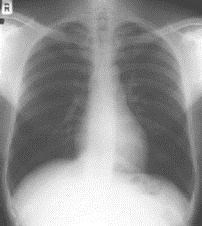
#> input picture imageQ1.jpg, 202 x 226 px
$ python Assignment1.py --min_area 100 --input_filename imageQ1.jpg
#> lines starting #> are read from the running program, lines starting #| are printed output that depends on the picture; after the words box and inside, x2 and y2 are one past the last pixel; in counts of white or black regions, pixels touching at a corner belong together
# -*- coding: utf-8 -*-
"""
Created on Tue Sep 15 23:05:46 2020

@author:
"""

#......IMPORT .........
import argparse
from cv2 import cv2 as cv
import numpy as np
import os
import matplotlib.pyplot as plt

# find mean value
def find_value(image,threshold):
    biggersum = 0
    smallersum = 0
    biggersum = np.mean(np.ma.masked_greater_equal(image,threshold))
    smallersum = np.mean(np.ma.masked_less(image,threshold))
    value = (biggersum+smallersum)/2
    return value

# change image into binary image
def image_change(image,value):
    a,b = image.shape
    for i in range(0,a):
        for j in range(0,b):
            if image[i,j] >= value:
                image[i,j] = 0
            else:
                image[i,j] = 255
    return image

def find_threshold(image, threshold):
    thrlist = []
    while(1):
        thrlist.append(threshold)
        value = find_value(image,threshold)
        value = round(value)
        if (abs(threshold - value) >=1):
            threshold = value
        else:
            break
    return thrlist

# median filter, filter size can be changed by size
def median(image,size):
    a,b = image.shape
    f_size = (size-1)/2
    f_size = int(f_size)
    new_image = np.array(image,copy = True)
    for i in range(0,a-size):
        for j in range(0,b-size):
            value = []
            for m in range(i,i+size):
                for n in range(j,j+size):
                    value.append(image[m,n])
            value = sorted(value)
            index = (size*size + 1)/2
            index = int(index)
            new_image[i+f_size,j+f_size] = value[index]
    n = f_size
    for i in range(0,n):
        for j in range(0,b):
            new_image[i,j] = 255
    for i in range(a-n,a):
        for j in range(0,b):
            new_image[i,j] = 255
    for j in range(0,n):
        for i in range(0,a):
            new_image[i,j] = 255
    for j in range(b-n,b):
        for i in range(0,a):
            new_image[i,j] = 255
    # change the pixels on the edges to white
    # because the median filter doesn't work on these pixels
    return new_image

def check_neighbor(image,m,n):
    neighbor_pixels = []
    for i in range(n-1,n+2): #check the three pixels above image[m,n]
        if image[m - 1,i] > 1:
            neighbor_pixels.append(int(image[m - 1,i]))
    if image[m,n-1] > 1:
        neighbor_pixels.append(int(image[m,n - 1]))# check the two pixels beside image[m,n]
    if image[m,n+1] > 1:
        neighbor_pixels.append(int(image[m,n + 1]))
    if len(neighbor_pixels) >= 1:
        neighbor_pixels = sorted(neighbor_pixels)
        return neighbor_pixels[0],neighbor_pixels # find the minimum lable except 0
    return 0,neighbor_pixels

def neighbors(nlist,tmp):
    if len(tmp) > 1:
        tmp = list(set(tmp))
    if tmp not in nlist:
        nlist.append(tmp)
    return nlist


# step1 for two-pass
def two_pass(image,n):
    lable = 1
    n = int((n + 1)/2)
    #lable = int(lable)
    neighbor_list = []
    a,b = image.shape
    lable_image = np.zeros((a,b))
    for i in range(n,a-n):
        for j in range(n,b-n):
            if image[i,j] == 0:
                flag,neighbor_pixels = check_neighbor(lable_image,i,j)
                if flag == 0:
                    lable = lable + 1
                    lable_image[i,j] = lable
                    neighbor_pixels.append(lable)
                    neighbor_list = neighbors(neighbor_list,neighbor_pixels)
                else:
                    lable_image[i,j] = flag
                    neighbor_list = neighbors(neighbor_list,neighbor_pixels)

    return lable_image,neighbor_list

# turn list[[2],[2,3],[3,4]] into list[[2,3,4]]
def combine(a):
    for i in range(0,len(a)):
        for j in range(0,len(a)):
            if i != j:
                for k in a[i]:
                    if k in a[j]:
                        a[i] = list(set(a[i]).union(set(a[j])))
                        del a[j]
                        return 1,a
    return 0,a

def twopass_steptwo(image,lista,n): # change all the connected lables into the same value
    a,b = image.shape
    for i in range(n,a-n):
        for j in range(n,b-n):
            if image[i,j] > 1:
                for k in lista:
                    if image[i,j] in k:
                        image[i,j] = k[0]
                        break
    return image


def lable_list(list):
    tmp = []
    for i in list:
        tmp.append(i[0])
    return tmp

def full_rice(lable_image,lables,average_size):
    lable_num = []
    damaged_rice = []
    #x_value,y_value = np.where(lable_image > 1)
    #average_size = int(1/2 * len(x_value)/rice_num)
    for i in lables:
        x_value,y_value = np.where(lable_image == i)
        lable_num.append(len(x_value))
    for i in range(0,len(lable_num)):
        if lable_num[i] < average_size:
            damaged_rice.append(lables[i])
    for i in damaged_rice:
        lables.remove(i)
    return lables

def full_rice_im(lables,image):
    a,b = image.shape
    new_image = np.zeros((a,b))
    for i in range(0,a):
        for j in range(0,b):
            new_image[i][j] = 255

    for i in lables:
        x_value,y_value = np.where(image == i)
        for j in range(0,len(x_value)):
            new_image[x_value[j],y_value[j]] = 0
    return new_image


def task1(image_a,name):
    threshold = 100
    thrlist = find_threshold(image_a,threshold)
    #print(thrlist)
    value = thrlist[-1]
    image = image_change(image_a,value) # change the image into binary image
    x = range(len(thrlist))
    plt.bar(x,thrlist)
    for j in range(len(thrlist)):
        plt.text(x[j] - 0.5,thrlist[j] + 5,thrlist[j])
    plt.xlabel('iterating time')
    plt.ylabel('threshold value')
    plt.title('threshold value')
    plt.savefig(args.OP_folder + '/' + name + '_threshold value.png')
    # plt.show()
    threshold_img = cv.imread(args.OP_folder+ '/' + name + '_threshold value.png')

    return image,value,threshold_img


def task2(image,n):
    image = median(image,n)
    #cv.imshow('happy',image)
    lable_image ,neighbor_list = two_pass(image,n) # step1 for two-pass
    flag = 1
    while(flag):
        flag,neighbor_list = combine(neighbor_list)
    rice_num = len(neighbor_list)
    # neighbor_list contains all the labels, and put them together
    # if they are connected,such as:
    # neighbor_list[[2,3],[4,5],[6],[7,8,9]]

    # change all the lables which are connected to the same value
    lable_image = twopass_steptwo(lable_image,neighbor_list,n)

    # lables contains the lables' value left in the image
    # lables = lable_list(lable_image)
    lables = lable_list(neighbor_list)
    return image,lable_image,rice_num,lables


def task3(lable_image,lables):
    full_rice_lables = full_rice(lable_image,lables,args.min_area)
    full_rice_image = full_rice_im(full_rice_lables,lable_image)

    return full_rice_image,len(full_rice_lables)


my_parser = argparse.ArgumentParser()
my_parser.add_argument('-o','--OP_folder', type=str,help='Output folder name', default = 'OUTPUT')
my_parser.add_argument('-m','--min_area', type=int,action='store', required = True, help='Minimum pixel area to be occupied, to be considered a whole rice kernel')
my_parser.add_argument('-f','--input_filename', type=str,action='store', required = True, help='Filename of image ')
# Execute parse_args()
args = my_parser.parse_args()

# -------------------my code below--------------------#

# find the image name
tmp = args.input_filename.split('/')
tmp = tmp[0]
tmp = tmp.split('.')
file_name = tmp[0]


# n is the filter's size, I choose 5 because it seems better than 3 or 7
n = 5
image_a = cv.imread(args.input_filename,0)
#> image_a is the input picture: shape (226, 202); min 61, max 255, mean 148.3

image,threshold,threshold_img = task1(image_a,file_name)
#> the loop in find_threshold, `while(1):` made 7 passes
#> (biggersum in find_value, smallersum in find_value, value, threshold) on passes 1 to 6: (83.77, 168.7, 126, 126), (96.02, 194, 145, 145), (101.4, 203.2, 152, 152), (102.7, 205, 154, 154), (105.1, 208.5, 157, 157), (107.2, 212.1, 160, 160)
#> (biggersum in find_value, smallersum in find_value, value) on pass 7: (107.4, 212.4, 160)
#> after the loop in find_threshold, `while(1):`: threshold = 160; thrlist = [100, 126, 145, 152, 154, 157, 160]
#> in task1, `value = thrlist[-1]`: value = 160
#> after the loop in image_change, `for i in range(0,a):`:
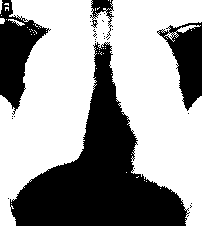
#> image: shape (226, 202); 61% white; 27 black regions (23 under 20 px), largest, box (x1, y1, x2, y2) and area: (10, 42, 190, 226) 12775, (0, 0, 51, 115) 2624, (157, 22, 202, 111) 2020, (90, 0, 114, 38) 327
#> the loop in task1, `for j in range(len(thrlist)):` made 7 passes
#> in task1, `plt.savefig(args.OP_folder + '/' + name + '_threshold value.png')`:
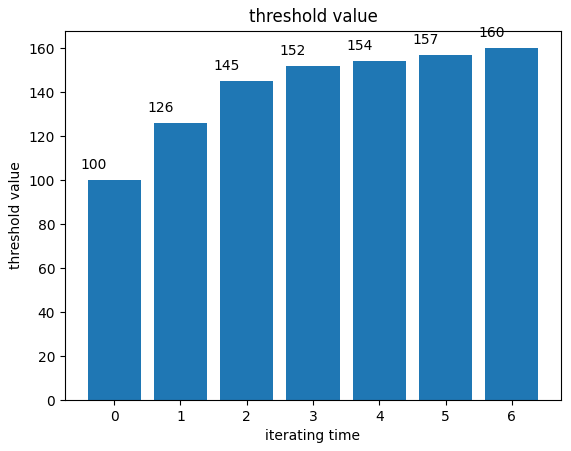
#> figure drawn by matplotlib, 1 panel; tallest bar 160 high, from x = 5.6 to 6.4
#> in task1, `threshold_img = cv.imread(args.OP_folder+ '/' + name + '_threshold val..`:
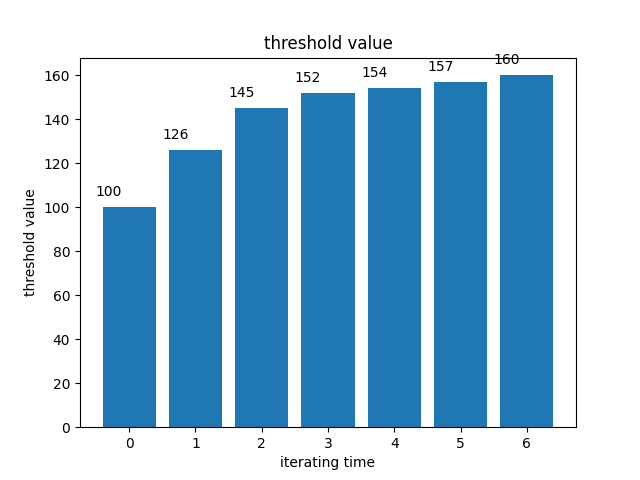
#> threshold_img: shape (480, 640, 3); mean B, G, R 223, 199.9, 166.7
#> threshold = 160
t_image = np.tile(image,(1,1)) # copy image

bin_image,lable_image,num,lables = task2(image,n) # num is the number of rice
#> after the loop in median, `for i in range(0,a-size):`: new_image: shape (226, 202); 61.6% white; 5 black regions (1 under 20 px), largest, box (x1, y1, x2, y2) and area: (11, 44, 187, 226) 12686, (0, 0, 48, 109) 2616, (159, 22, 202, 109) 1962, (91, 0, 113, 17) 259
#> after the loop in median, `for i in range(0,n):`: new_image: shape (226, 202); 61.7% white; 5 black regions (1 under 20 px), largest, box (x1, y1, x2, y2) and area: (11, 44, 187, 226) 12686, (0, 2, 48, 109) 2598, (159, 22, 202, 109) 1962, (92, 2, 112, 17) 221
#> after the loop in median, `for j in range(0,n):`: new_image: shape (226, 202); 62.8% white; 5 black regions (1 under 20 px), largest, box (x1, y1, x2, y2) and area: (11, 44, 187, 224) 12346, (2, 2, 48, 109) 2445, (159, 22, 202, 109) 1962, (92, 2, 112, 17) 221
#> after the loop in median, `for j in range(b-n,b):`:
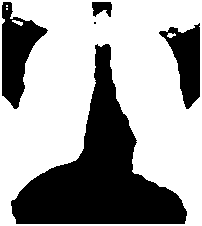
#> new_image: shape (226, 202); 63.1% white; 5 black regions (1 under 20 px), largest, box (x1, y1, x2, y2) and area: (11, 44, 187, 224) 12346, (2, 2, 48, 109) 2445, (159, 23, 200, 109) 1816, (92, 2, 112, 17) 221
#> after the loop in two_pass, `for i in range(n,a-n):`:
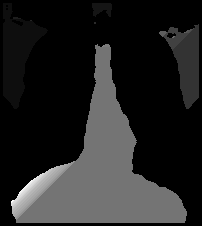
#> lable_image: shape (226, 202) float64; min 0, max 35, mean 4.9; drawn with min black and max white
#> after the loop in twopass_steptwo, `for i in range(n,a-n):`:
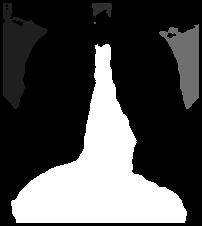
#> image: shape (226, 202) float64; min 0, max 16, mean 4.65; drawn with min black and max white
#> the loop in lable_list, `for i in list:` made 5 passes
#> i on passes 1 to 4: [2, 4, 5], [3], [6], [7, 8, 9, 10, 11, 12, 13, 14, 15]

full_rice_image,full_rice_num = task3(lable_image,lables)
#> the loop in full_rice, `for i in lables:` made 5 passes
#> i on passes 1 to 5: 2, 3, 6, 7, 16
#> the loop in full_rice, `for i in range(0,len(lable_num)):` made 5 passes
#> the loop in full_rice, `for i in damaged_rice:` made 1 pass
#> after the loop in full_rice_im, `for i in range(0,a):`: new_image: shape (226, 202) float64; every value is 255
#> the loop in full_rice_im, `for i in lables:` made 4 passes
#> after the loop in full_rice_im, `for i in lables:`:
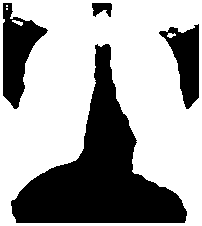
#> new_image: shape (226, 202) float64; 63.9% white; 4 black regions, box (x1, y1, x2, y2) and area: (11, 44, 187, 223) 12177, (3, 3, 48, 109) 2352, (159, 24, 199, 109) 1743, (92, 3, 112, 17) 202

# create the subfolder
path = args.OP_folder
if not os.path.exists(path): # if folder already exist, don't need to create a new one
    os.mkdir(path)


# task1
print('------threshold value = {} ------'.format(threshold))
#| ------threshold value = 160 ------
cv.imshow('task1_bin_image,threshold value = %d'%(threshold),t_image) # t_image is a binary image which has not been filtered
cv.imshow('task1_threshold_image',threshold_img)

tmp_path = path + '/' + file_name + '_Task1.png'
cv.imwrite(tmp_path,t_image)

# task2
print('------number of rice = %d ------'%num)
#| ------number of rice = 5 ------
cv.imshow('task2_filtered_bin_image',bin_image)

tmp_path = path + '/' + file_name  + '_Task2.png'
cv.imwrite(tmp_path,bin_image)

# task3
print('------number of full rice = %d ------ '%full_rice_num)
#| ------number of full rice = 4 ------
print('------percentage of damaged rice = {}------'.format(round( (num-full_rice_num) /num,2)) )
#| ------percentage of damaged rice = 0.2------
cv.imshow('task3_full_rice_image',full_rice_image)

tmp_path = path + '/' + file_name  + '_Task3.png'
cv.imwrite(tmp_path,full_rice_image)

# plt.subplot(1,2,1),plt.imshow(t_image),plt.title('binary image')
# plt.subplot(1,2,2),plt.imshow(threshold_img),plt.title('threshold image')
# plt.show()
cv.waitKey(0)

$ run again, on imageQ3.jpg
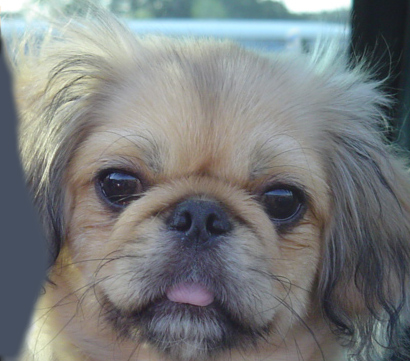
#> input picture imageQ3.jpg, 410 x 361 px
#> the loop in find_threshold, `while(1):` made 6 passes
#> (biggersum in find_value, smallersum in find_value, value, threshold) on passes 1 to 5: (70.27, 152.9, 112, 112), (75.76, 158.2, 117, 117), (78.33, 160.7, 120, 120), (79.99, 162.3, 121, 121), (80.58, 162.8, 122, 122)
#> after the loop in find_threshold, `while(1):`: threshold = 122; thrlist = [100, 112, 117, 120, 121, 122]
#> in task1, `value = thrlist[-1]`: value = 122
#> the loop in task1, `for j in range(len(thrlist)):` made 6 passes
#> after the loop in twopass_steptwo, `for i in range(n,a-n):`:
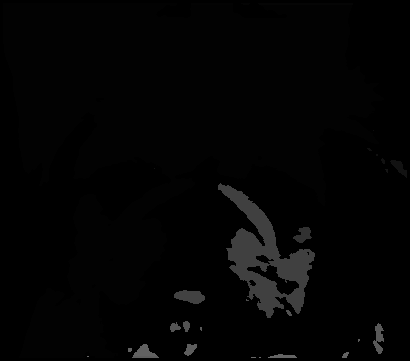
#> image: shape (361, 410) float64; min 0, max 106, mean 3.7
#> the loop in lable_list, `for i in list:` made 27 passes
#> i on passes 2 to 9: [4], [14], [15], [16], [17], [18], [19], [20]
#> the loop in full_rice, `for i in lables:` made 27 passes
#> the loop in full_rice, `for i in range(0,len(lable_num)):` made 27 passes
#> the loop in full_rice, `for i in damaged_rice:` made 20 passes
#> the loop in full_rice_im, `for i in lables:` made 7 passes
#> i on passes 1 to 7: 2, 18, 64, 49, 66, 88, 97
#> after the loop in full_rice_im, `for i in lables:`:
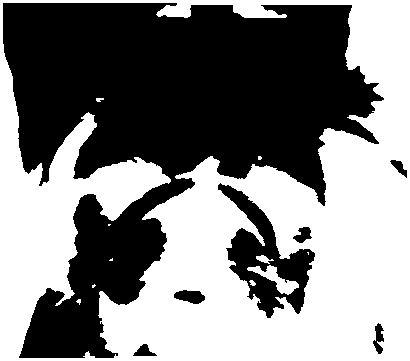
#> new_image: shape (361, 410) float64; 50.6% white; 7 black regions, largest, box (x1, y1, x2, y2) and area: (3, 3, 384, 358) 67411, (218, 183, 315, 318) 4737, (174, 290, 205, 304) 303
#| ------threshold value = 122 ------
#| ------number of rice = 27 ------
#| ------number of full rice = 7 ------
#| ------percentage of damaged rice = 0.74------

$ run again, on imgQ41.jpg
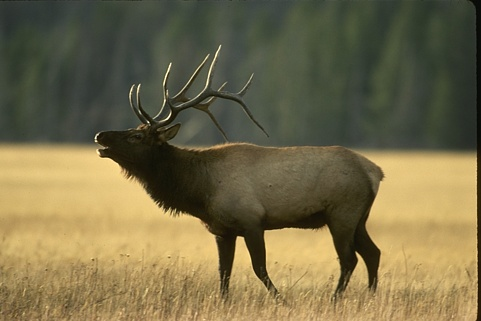
#> input picture imgQ41.jpg, 481 x 321 px
#> the loop in find_threshold, `while(1):` made 4 passes
#> (biggersum in find_value, smallersum in find_value, value, threshold) on passes 1 to 3: (64.29, 166.4, 115, 115), (66.42, 171.2, 119, 119), (66.96, 172.2, 120, 120)
#> after the loop in find_threshold, `while(1):`: threshold = 120; thrlist = [100, 115, 119, 120]
#> in task1, `value = thrlist[-1]`: value = 120
#> the loop in task1, `for j in range(len(thrlist)):` made 4 passes
#> in task2, `lable_image ,neighbor_list = two_pass(image,n)`: neighbor_list = 79 items, first 6: [2], [3], [2, 3], [4], [5], [6]
#> after the loop in task2, `while(flag):`: neighbor_list = 9 items
#> rice_num = 9
#> after the loop in twopass_steptwo, `for i in range(n,a-n):`:
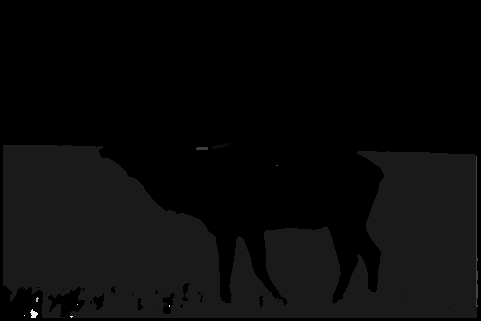
#> image: shape (321, 481) float64; min 0, max 38, mean 1.5; drawn with min black and max white
#> the loop in lable_list, `for i in list:` made 9 passes
#> i on passes 1, 3, 4, 5, 6, 7, 8, 9: [2, 3, 6, 8], [9], [12], [26], [33], [34], [36], [38]
#> after the loop in lable_list, `for i in list:`: tmp = [2, 4, 9, 12, 26, 33, 34, 36, 38]
#> `bin_image,lable_image,num,lables = task2(image,n)`: num = 9; lables = [2, 4, 9, 12, 26, 33, 34, 36, 38]
#> the loop in full_rice, `for i in lables:` made 9 passes
#> (i, x_value, y_value) on passes 4 to 7: (12, [165, 165], [276, 277]), (26, [297, 298, 298, 298, 299, 299, 300, 300, 301, 301], [37, 36, 37, 38, 36, 37, 36, 37, 36, 37]), (33, [304], [77]), (34, [305, 306], [169, 169])
#> after the loop in full_rice, `for i in lables:`: lable_num = [50, 55483, 35, 2, 10, 1, 2, 43, 1]
#> the loop in full_rice, `for i in range(0,len(lable_num)):` made 9 passes
#> after the loop in full_rice, `for i in range(0,len(lable_num)):`: damaged_rice = [2, 9, 12, 26, 33, 34, 36, 38]
#> the loop in full_rice, `for i in damaged_rice:` made 8 passes
#> after the loop in full_rice, `for i in damaged_rice:`: lables = [4]
#> the loop in full_rice_im, `for i in lables:` made 1 pass
#> after the loop in full_rice_im, `for i in lables:`:
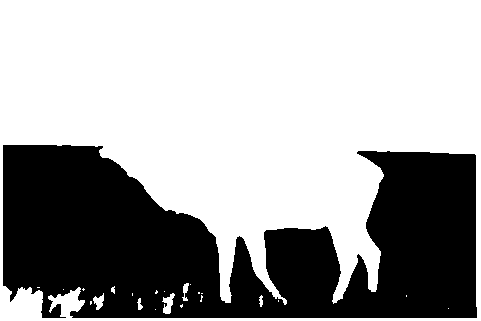
#> new_image: shape (321, 481) float64; 64.1% white; 1 black region, box (x1, y1, x2, y2) and area: (3, 145, 477, 318) 55483
#> full_rice_num = 1
#| ------threshold value = 120 ------
#| ------number of rice = 9 ------
#| ------number of full rice = 1 ------
#| ------percentage of damaged rice = 0.89------

$ run again, on imgQ42.jpg
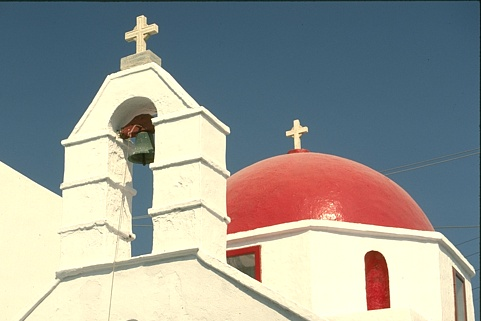
#> input picture imgQ42.jpg, 481 x 321 px
#> the loop in find_threshold, `while(1):` made 4 passes
#> (biggersum in find_value, smallersum in find_value, value, threshold) on passes 1 to 3: (87.64, 198.3, 143, 143), (95.46, 236, 166, 166), (98.38, 242.8, 171, 171)
#> after the loop in find_threshold, `while(1):`: threshold = 171; thrlist = [100, 143, 166, 171]
#> in task1, `value = thrlist[-1]`: value = 171
#> the loop in task1, `for j in range(len(thrlist)):` made 4 passes
#> the loop in lable_list, `for i in list:` made 9 passes
#> i on passes 3 to 9: [32, 25, 31], [43, 45], [46], [53], [79], [123], [146]
#> the loop in full_rice, `for i in lables:` made 9 passes
#> i on passes 1 to 8: 128, 17, 32, 43, 46, 53, 79, 123
#> the loop in full_rice, `for i in range(0,len(lable_num)):` made 9 passes
#> the loop in full_rice, `for i in damaged_rice:` made 5 passes
#> the loop in full_rice_im, `for i in lables:` made 4 passes
#> after the loop in full_rice_im, `for i in lables:`:
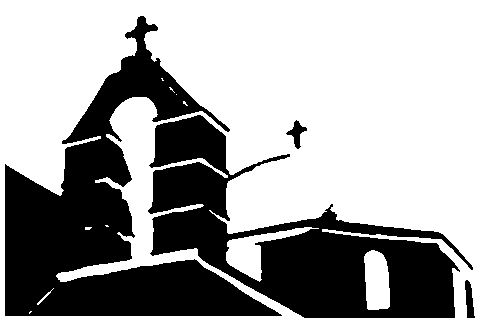
#> new_image: shape (321, 481) float64; 64.1% white; 4 black regions, box (x1, y1, x2, y2) and area: (5, 16, 282, 316) 29506, (148, 115, 473, 318) 25457, (465, 280, 475, 318) 242, (286, 120, 307, 149) 234
#| ------threshold value = 171 ------
#| ------number of rice = 9 ------
#| ------number of full rice = 4 ------
#| ------percentage of damaged rice = 0.56------
